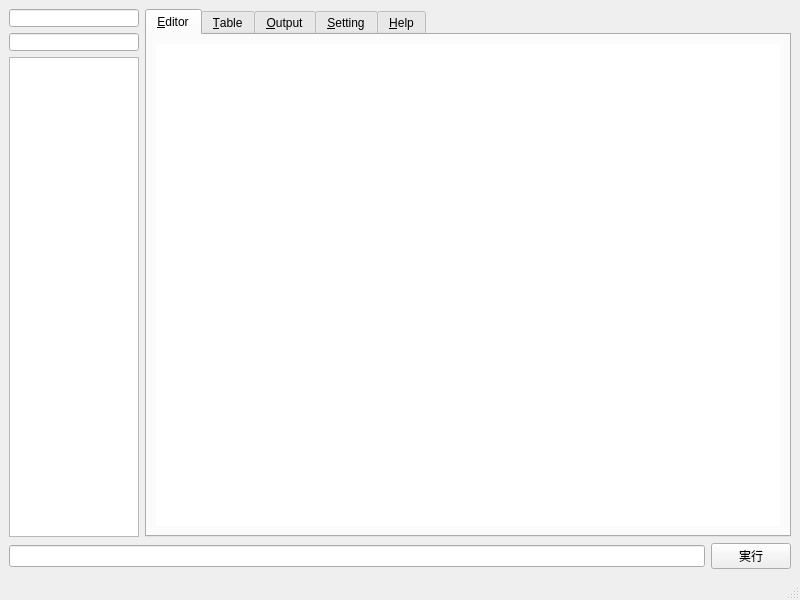
<?xml version="1.0" encoding="UTF-8"?>
<ui version="4.0">
 <class>MainWindow</class>
 <widget class="QMainWindow" name="MainWindow">
  <property name="geometry">
   <rect>
    <x>0</x>
    <y>0</y>
    <width>800</width>
    <height>600</height>
   </rect>
  </property>
  <property name="windowTitle">
   <string>MainWindow</string>
  </property>
  <widget class="QWidget" name="centralwidget">
   <layout class="QGridLayout" name="gridLayout_2">
    <item row="0" column="0">
     <layout class="QGridLayout" name="gridLayout">
      <item row="0" column="0">
       <layout class="QGridLayout" name="gridLayout_4">
        <property name="sizeConstraint">
         <enum>QLayout::SetFixedSize</enum>
        </property>
        <item row="2" column="0">
         <widget class="FileTree" name="treeWidget">
          <property name="sizePolicy">
           <sizepolicy hsizetype="Minimum" vsizetype="Expanding">
            <horstretch>0</horstretch>
            <verstretch>0</verstretch>
           </sizepolicy>
          </property>
          <property name="maximumSize">
           <size>
            <width>130</width>
            <height>16777215</height>
           </size>
          </property>
          <attribute name="headerVisible">
           <bool>false</bool>
          </attribute>
          <column>
           <property name="text">
            <string notr="true">1</string>
           </property>
          </column>
         </widget>
        </item>
        <item row="1" column="0">
         <widget class="QLineEdit" name="lineEdit_name_sheet">
          <property name="sizePolicy">
           <sizepolicy hsizetype="Maximum" vsizetype="Fixed">
            <horstretch>0</horstretch>
            <verstretch>0</verstretch>
           </sizepolicy>
          </property>
          <property name="maximumSize">
           <size>
            <width>130</width>
            <height>18</height>
           </size>
          </property>
          <property name="baseSize">
           <size>
            <width>0</width>
            <height>0</height>
           </size>
          </property>
          <property name="readOnly">
           <bool>true</bool>
          </property>
         </widget>
        </item>
        <item row="0" column="0">
         <widget class="QLineEdit" name="lineEdit_name_script">
          <property name="sizePolicy">
           <sizepolicy hsizetype="Maximum" vsizetype="Fixed">
            <horstretch>0</horstretch>
            <verstretch>0</verstretch>
           </sizepolicy>
          </property>
          <property name="maximumSize">
           <size>
            <width>130</width>
            <height>18</height>
           </size>
          </property>
          <property name="readOnly">
           <bool>true</bool>
          </property>
         </widget>
        </item>
       </layout>
      </item>
      <item row="0" column="1">
       <widget class="QTabWidget" name="tabWidget">
        <property name="inputMethodHints">
         <set>Qt::ImhNone</set>
        </property>
        <property name="tabShape">
         <enum>QTabWidget::Rounded</enum>
        </property>
        <property name="currentIndex">
         <number>0</number>
        </property>
        <property name="elideMode">
         <enum>Qt::ElideNone</enum>
        </property>
        <property name="tabBarAutoHide">
         <bool>false</bool>
        </property>
        <widget class="QWidget" name="tab_editor">
         <attribute name="title">
          <string>&amp;Editor</string>
         </attribute>
         <layout class="QGridLayout" name="gridLayout_5">
          <item row="0" column="0">
           <widget class="TextEdit" name="textEdit_editor">
            <property name="frameShape">
             <enum>QFrame::Box</enum>
            </property>
            <property name="lineWidth">
             <number>0</number>
            </property>
           </widget>
          </item>
         </layout>
        </widget>
        <widget class="QWidget" name="tab_table">
         <attribute name="title">
          <string>&amp;Table</string>
         </attribute>
         <layout class="QGridLayout" name="gridLayout_6">
          <item row="0" column="0">
           <widget class="QWidget" name="widget_5" native="true">
            <property name="minimumSize">
             <size>
              <width>0</width>
              <height>30</height>
             </size>
            </property>
            <widget class="QLabel" name="label">
             <property name="geometry">
              <rect>
               <x>90</x>
               <y>10</y>
               <width>31</width>
               <height>21</height>
              </rect>
             </property>
             <property name="font">
              <font>
               <pointsize>10</pointsize>
              </font>
             </property>
             <property name="text">
              <string>ROW</string>
             </property>
             <property name="alignment">
              <set>Qt::AlignCenter</set>
             </property>
            </widget>
            <widget class="QPushButton" name="pushButton_sheet_rowp">
             <property name="geometry">
              <rect>
               <x>40</x>
               <y>10</y>
               <width>41</width>
               <height>21</height>
              </rect>
             </property>
             <property name="font">
              <font>
               <pointsize>10</pointsize>
              </font>
             </property>
             <property name="text">
              <string>+</string>
             </property>
            </widget>
            <widget class="QPushButton" name="pushButton_sheet_rowm">
             <property name="geometry">
              <rect>
               <x>130</x>
               <y>10</y>
               <width>41</width>
               <height>21</height>
              </rect>
             </property>
             <property name="font">
              <font>
               <pointsize>10</pointsize>
              </font>
             </property>
             <property name="text">
              <string>-</string>
             </property>
            </widget>
            <widget class="QLabel" name="label_2">
             <property name="geometry">
              <rect>
               <x>270</x>
               <y>10</y>
               <width>31</width>
               <height>21</height>
              </rect>
             </property>
             <property name="font">
              <font>
               <pointsize>10</pointsize>
              </font>
             </property>
             <property name="text">
              <string>COL</string>
             </property>
             <property name="alignment">
              <set>Qt::AlignCenter</set>
             </property>
            </widget>
            <widget class="QPushButton" name="pushButton_sheet_colp">
             <property name="geometry">
              <rect>
               <x>220</x>
               <y>10</y>
               <width>41</width>
               <height>21</height>
              </rect>
             </property>
             <property name="font">
              <font>
               <pointsize>10</pointsize>
              </font>
             </property>
             <property name="text">
              <string>+</string>
             </property>
            </widget>
            <widget class="QPushButton" name="pushButton_sheet_colm">
             <property name="geometry">
              <rect>
               <x>310</x>
               <y>10</y>
               <width>41</width>
               <height>21</height>
              </rect>
             </property>
             <property name="font">
              <font>
               <pointsize>10</pointsize>
              </font>
             </property>
             <property name="text">
              <string>-</string>
             </property>
            </widget>
            <widget class="QPushButton" name="pushButton_sheet_clear">
             <property name="geometry">
              <rect>
               <x>410</x>
               <y>10</y>
               <width>75</width>
               <height>21</height>
              </rect>
             </property>
             <property name="font">
              <font>
               <pointsize>10</pointsize>
              </font>
             </property>
             <property name="text">
              <string>clear</string>
             </property>
            </widget>
           </widget>
          </item>
          <item row="1" column="0">
           <widget class="TableWidget" name="tableWidget_table"/>
          </item>
         </layout>
        </widget>
        <widget class="QWidget" name="tab_output">
         <attribute name="title">
          <string>&amp;Output</string>
         </attribute>
         <layout class="QGridLayout" name="gridLayout_7">
          <item row="0" column="0">
           <widget class="TextBrowser" name="textBrowser_output">
            <property name="frameShape">
             <enum>QFrame::Box</enum>
            </property>
            <property name="lineWidth">
             <number>0</number>
            </property>
           </widget>
          </item>
         </layout>
        </widget>
        <widget class="QWidget" name="tab_setting">
         <attribute name="title">
          <string>&amp;Setting</string>
         </attribute>
         <layout class="QGridLayout" name="gridLayout_8">
          <item row="0" column="0">
           <widget class="QToolBox" name="toolBox">
            <property name="currentIndex">
             <number>0</number>
            </property>
            <widget class="QWidget" name="page">
             <property name="geometry">
              <rect>
               <x>0</x>
               <y>0</y>
               <width>618</width>
               <height>413</height>
              </rect>
             </property>
             <attribute name="label">
              <string>TextEditor</string>
             </attribute>
             <widget class="QLineEdit" name="lineEdit_setE_test">
              <property name="geometry">
               <rect>
                <x>10</x>
                <y>10</y>
                <width>101</width>
                <height>20</height>
               </rect>
              </property>
              <property name="text">
               <string>test   123</string>
              </property>
              <property name="alignment">
               <set>Qt::AlignCenter</set>
              </property>
              <property name="readOnly">
               <bool>true</bool>
              </property>
             </widget>
             <widget class="QLabel" name="label_set4">
              <property name="geometry">
               <rect>
                <x>10</x>
                <y>40</y>
                <width>91</width>
                <height>22</height>
               </rect>
              </property>
              <property name="font">
               <font>
                <pointsize>10</pointsize>
               </font>
              </property>
              <property name="text">
               <string>・文字サイズ</string>
              </property>
             </widget>
             <widget class="QSpinBox" name="spinBox_setE_fs">
              <property name="geometry">
               <rect>
                <x>120</x>
                <y>40</y>
                <width>42</width>
                <height>20</height>
               </rect>
              </property>
              <property name="value">
               <number>9</number>
              </property>
             </widget>
             <widget class="QLabel" name="label_set5">
              <property name="geometry">
               <rect>
                <x>10</x>
                <y>60</y>
                <width>91</width>
                <height>22</height>
               </rect>
              </property>
              <property name="font">
               <font>
                <pointsize>10</pointsize>
               </font>
              </property>
              <property name="text">
               <string>・フォント</string>
              </property>
             </widget>
             <widget class="QFontComboBox" name="fontComboBox_setE_f">
              <property name="geometry">
               <rect>
                <x>120</x>
                <y>60</y>
                <width>231</width>
                <height>20</height>
               </rect>
              </property>
             </widget>
             <widget class="QLabel" name="label_set6">
              <property name="geometry">
               <rect>
                <x>10</x>
                <y>80</y>
                <width>91</width>
                <height>22</height>
               </rect>
              </property>
              <property name="font">
               <font>
                <pointsize>10</pointsize>
               </font>
              </property>
              <property name="text">
               <string>・タブ幅</string>
              </property>
             </widget>
             <widget class="QLineEdit" name="lineEdit_setE_ts">
              <property name="geometry">
               <rect>
                <x>120</x>
                <y>80</y>
                <width>113</width>
                <height>20</height>
               </rect>
              </property>
              <property name="text">
               <string>40.0000</string>
              </property>
             </widget>
             <widget class="QLabel" name="label_set7">
              <property name="geometry">
               <rect>
                <x>10</x>
                <y>100</y>
                <width>91</width>
                <height>22</height>
               </rect>
              </property>
              <property name="font">
               <font>
                <pointsize>10</pointsize>
               </font>
              </property>
              <property name="text">
               <string>・文字の折り返し</string>
              </property>
             </widget>
             <widget class="QCheckBox" name="checkBox_setE_wp">
              <property name="geometry">
               <rect>
                <x>120</x>
                <y>100</y>
                <width>75</width>
                <height>20</height>
               </rect>
              </property>
              <property name="text">
               <string/>
              </property>
              <property name="checked">
               <bool>true</bool>
              </property>
             </widget>
             <widget class="QLabel" name="label_set8">
              <property name="geometry">
               <rect>
                <x>10</x>
                <y>120</y>
                <width>91</width>
                <height>22</height>
               </rect>
              </property>
              <property name="font">
               <font>
                <pointsize>10</pointsize>
               </font>
              </property>
              <property name="text">
               <string>・斜体</string>
              </property>
             </widget>
             <widget class="QCheckBox" name="checkBox_setE_ir">
              <property name="geometry">
               <rect>
                <x>120</x>
                <y>120</y>
                <width>75</width>
                <height>20</height>
               </rect>
              </property>
              <property name="text">
               <string/>
              </property>
             </widget>
             <widget class="QLabel" name="label_set9">
              <property name="geometry">
               <rect>
                <x>10</x>
                <y>140</y>
                <width>91</width>
                <height>22</height>
               </rect>
              </property>
              <property name="font">
               <font>
                <pointsize>10</pointsize>
               </font>
              </property>
              <property name="text">
               <string>・ボールド</string>
              </property>
             </widget>
             <widget class="QCheckBox" name="checkBox_setE_bl">
              <property name="geometry">
               <rect>
                <x>120</x>
                <y>140</y>
                <width>75</width>
                <height>20</height>
               </rect>
              </property>
              <property name="text">
               <string/>
              </property>
             </widget>
            </widget>
            <widget class="QWidget" name="page_2">
             <property name="geometry">
              <rect>
               <x>0</x>
               <y>0</y>
               <width>618</width>
               <height>413</height>
              </rect>
             </property>
             <attribute name="label">
              <string>Gnuplot</string>
             </attribute>
             <widget class="QLabel" name="label_set11">
              <property name="geometry">
               <rect>
                <x>10</x>
                <y>10</y>
                <width>111</width>
                <height>22</height>
               </rect>
              </property>
              <property name="font">
               <font>
                <pointsize>10</pointsize>
               </font>
              </property>
              <property name="text">
               <string>・実行ファイルのパス</string>
              </property>
             </widget>
             <widget class="QLineEdit" name="lineEdit_setG_p">
              <property name="geometry">
               <rect>
                <x>180</x>
                <y>10</y>
                <width>321</width>
                <height>20</height>
               </rect>
              </property>
              <property name="text">
               <string>gnuplot.exe</string>
              </property>
             </widget>
             <widget class="QLabel" name="label_set11_2">
              <property name="geometry">
               <rect>
                <x>10</x>
                <y>40</y>
                <width>111</width>
                <height>22</height>
               </rect>
              </property>
              <property name="font">
               <font>
                <pointsize>10</pointsize>
               </font>
              </property>
              <property name="text">
               <string>・事前実行コマンド</string>
              </property>
             </widget>
             <widget class="TextEdit" name="textEdit_setG_precmd">
              <property name="geometry">
               <rect>
                <x>180</x>
                <y>40</y>
                <width>321</width>
                <height>101</height>
               </rect>
              </property>
              <property name="lineWrapMode">
               <enum>QPlainTextEdit::NoWrap</enum>
              </property>
             </widget>
             <widget class="QLabel" name="label_set11_3">
              <property name="geometry">
               <rect>
                <x>10</x>
                <y>150</y>
                <width>151</width>
                <height>22</height>
               </rect>
              </property>
              <property name="font">
               <font>
                <pointsize>10</pointsize>
               </font>
              </property>
              <property name="text">
               <string>・sheetプロット時のオプション</string>
              </property>
             </widget>
             <widget class="QLineEdit" name="lineEdit_setG_sheetplotop">
              <property name="geometry">
               <rect>
                <x>180</x>
                <y>150</y>
                <width>321</width>
                <height>20</height>
               </rect>
              </property>
              <property name="text">
               <string>with linespoints pointtype 2 pointsize 2</string>
              </property>
             </widget>
            </widget>
           </widget>
          </item>
         </layout>
        </widget>
        <widget class="QWidget" name="tab_help">
         <attribute name="title">
          <string>&amp;Help</string>
         </attribute>
        </widget>
       </widget>
      </item>
     </layout>
    </item>
    <item row="1" column="0">
     <layout class="QGridLayout" name="gridLayout_3">
      <item row="0" column="1">
       <widget class="QPushButton" name="pushButton_excute">
        <property name="text">
         <string>実行</string>
        </property>
        <property name="shortcut">
         <string>Ctrl+R</string>
        </property>
       </widget>
      </item>
      <item row="0" column="0">
       <widget class="CmdLine" name="lineEdit_cmdline"/>
      </item>
     </layout>
    </item>
   </layout>
  </widget>
  <widget class="QMenuBar" name="menubar">
   <property name="geometry">
    <rect>
     <x>0</x>
     <y>0</y>
     <width>800</width>
     <height>21</height>
    </rect>
   </property>
  </widget>
  <widget class="QStatusBar" name="statusbar"/>
 </widget>
 <customwidgets>
  <customwidget>
   <class>TableWidget</class>
   <extends>QTableWidget</extends>
   <header>tablewidget.h</header>
  </customwidget>
  <customwidget>
   <class>TextBrowser</class>
   <extends>QTextBrowser</extends>
   <header>textbrowser.h</header>
  </customwidget>
  <customwidget>
   <class>CmdLine</class>
   <extends>QLineEdit</extends>
   <header>cmdline.h</header>
  </customwidget>
  <customwidget>
   <class>FileTree</class>
   <extends>QTreeWidget</extends>
   <header>filetree.h</header>
  </customwidget>
  <customwidget>
   <class>TextEdit</class>
   <extends>QPlainTextEdit</extends>
   <header>textedit.h</header>
  </customwidget>
 </customwidgets>
 <resources/>
 <connections/>
</ui>
